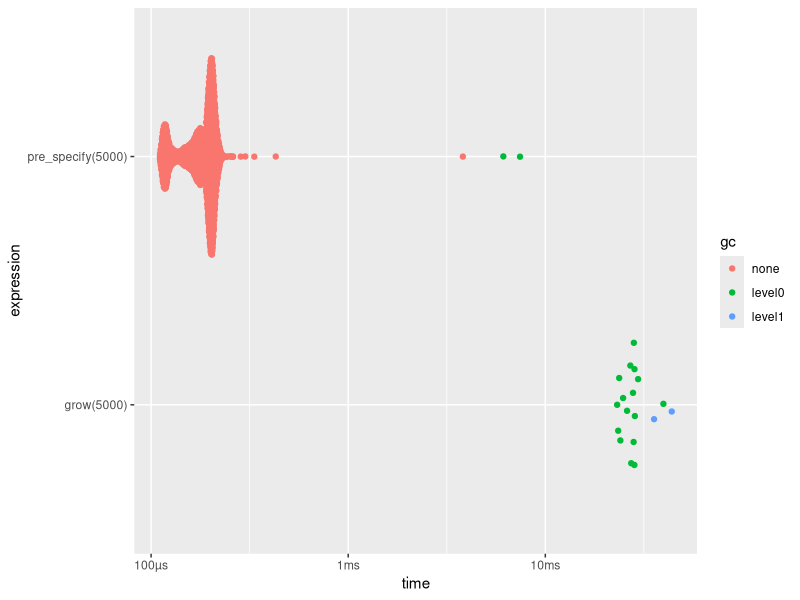

Generate this figure with R: (Note: this script raises an error after producing the figure.)
## ---- chunk 1
res <- NULL
for (i in 1:5000) res <- c(res, 1)
## ---- chunk 2
res <- numeric(5000)
for (i in seq_along(res)) res[i] <- 1
## ---- chunk 3
res <- vector(mode = "list", length = 100)
## ---- chunk 4
z <- NULL
for (i in 1:3){ z <- c(z,1); print(tracemem(z)) }
## ---- chunk 5
z <- numeric(2); print(tracemem(z))
## ---- chunk 6
for (i in 1:2){z[i] <- i;print(tracemem(z))}
## ---- chunk 7
grow <- function(n){
  res <- NULL
  for (i in 1:n) res <- c(res, 1)
  res
}
pre_specify <- function(n){
  res <- numeric(n)
  for (i in seq_along(res)) res[i] <- 1
  res
}
## ---- chunk 8
#| label: benchmark
#| eval: true
#| warning: true

library(bench)
(bm <- bench::mark(grow(5000), pre_specify(5000)))
## ---- chunk 9
plot(bm)
## ---- chunk 10
#| message: true
bench::press(n = c(10, 100), k = c(10, 1),
  bench::mark(gl(n, k, length = 1000)) # `gl` generates factor levels
)
## ---- chunk 11
nr <- 10
nc <- 50
X <- matrix(rnorm(nr * nc, 10, 3), nrow = nr)
grp <- gl(2, nc/2)
## ---- chunk 12
x <- 1:3
y <- 3:1
x == y
log(x)
res <- list(a = 1:3, b = 1:6)
lengths(res)
## ---- chunk 13
1:4 + 0:1 + 2 # 1+0+2, 2+1+2, 3+0+2, 4+1+2
## ---- chunk 14
cbind(1, 3:4)
## ---- chunk 15
paste0(rep(1:3, each = 2), c("a", "b"))
## ---- chunk 16
x <- c(5, 2, 9, 12)
ifelse(x > 6, 2 * x, 3 * x)
## ---- chunk 17
x <- 1:10
ifelse(x %% 2 == 0, 5, 12)
## ---- chunk 18
y <- rep.int(12, 10)
y[x %% 2 == 0] <- 5
y
## ---- chunk 19
x <- c(1, 0.6, 1.2, 0.4, 0.5)
x > 0.4 & x < 0.8
## ---- chunk 20
x[1] > 0.4 && x[1] < 0.8
## ---- chunk 21
#| error: true
x > 0.4 && x < 0.8
## ---- chunk 22
M <- matrix(1:4, nrow = 2, ncol = 2)
M + M
## ---- chunk 23
M <- M + rep(1.3, 4)
round(M)
## ---- chunk 24
M <- matrix(1:6, nrow = 2, ncol = 3)
M
M - 1:2
## ---- chunk 25
M - rep(1:3, each = 2)
## ---- chunk 26
M <- matrix(1:4, nrow = 2, ncol = 2)
rowMeans(M)
## ---- chunk 27
mu <- c(0, 10, 3)
sd <- sqrt(c(1, 1, 0.1))
rnorm(2, mu[c(1, 3)], sd[c(1, 3)])
